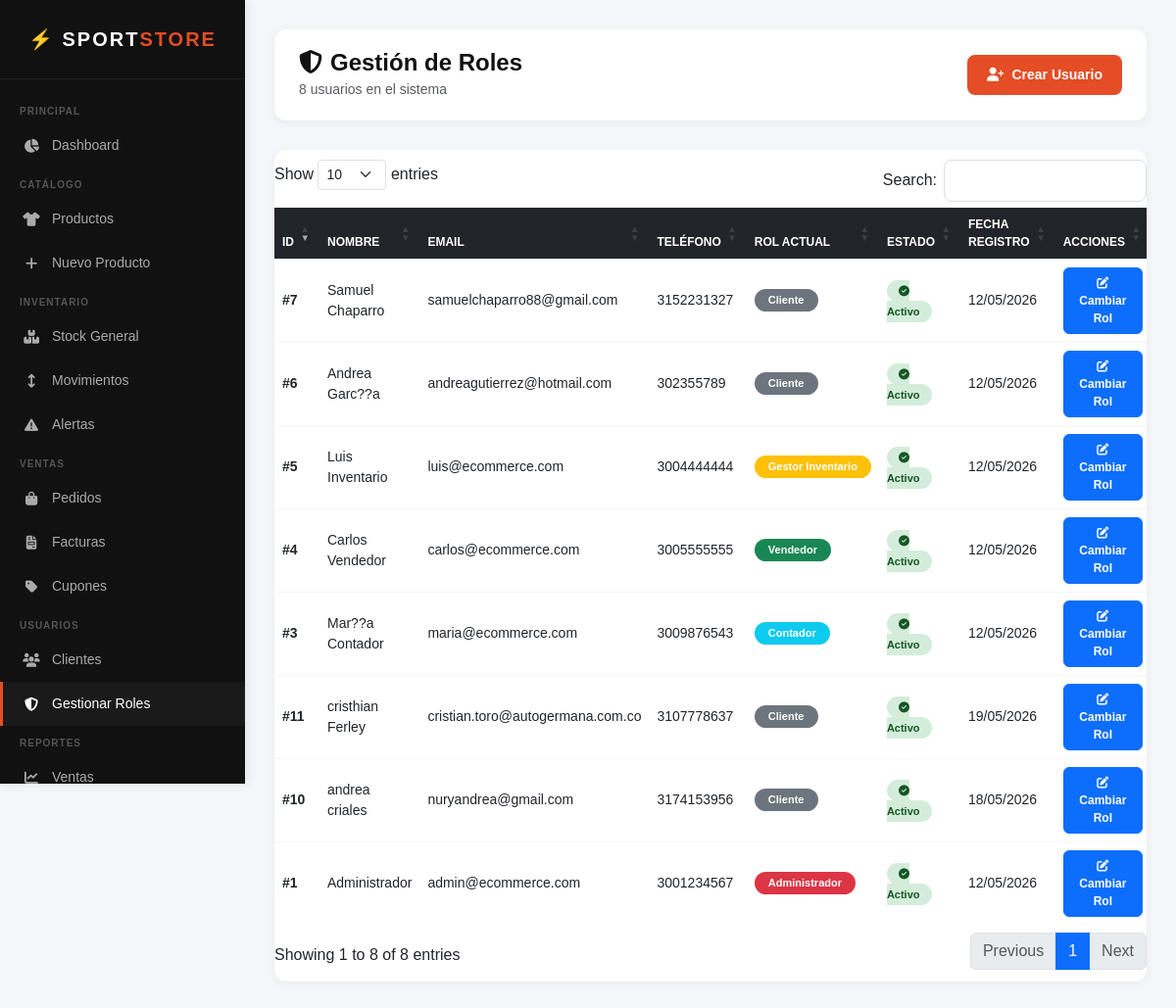
The page /admin/usuarios/index.php (signed in) on the database its author committed.
### tables this page shows
CREATE TABLE `usuarios_roles` (
  `id` int(11) NOT NULL,
  `nombre` varchar(100) NOT NULL,
  `email` varchar(100) NOT NULL,
  `password` varchar(255) NOT NULL,
  `telefono` varchar(20) DEFAULT NULL,
  `rol` enum('cliente','admin','inventario','contador','vendedor') DEFAULT 'cliente',
  `activo` tinyint(1) DEFAULT 1,
  `fecha_registro` timestamp NOT NULL DEFAULT current_timestamp()
);

### includes/funciones_usuario.php (called while the page is built, shortened)
<?php
function listarClientes() {
    $db = conectar();
    $stmt = $db->prepare("
        SELECT id, nombre, email, telefono, rol, activo, fecha_registro
        FROM usuarios_roles
        ORDER BY fecha_registro DESC
    ");
    $stmt->execute();
    return $stmt->fetchAll();
}

### admin/usuarios/index.php (the view, shortened to what this page needs)
<?php
require_once '../../includes/funciones_usuario.php';
$usuarios = listarClientes();
$roles_disponibles = [
    'cliente'    => ['label' => 'Cliente', 'badge' => 'secondary'],
    'admin'      => ['label' => 'Administrador', 'badge' => 'danger'],
    'inventario' => ['label' => 'Gestor Inventario', 'badge' => 'warning'],
    'contador'   => ['label' => 'Contador', 'badge' => 'info'],
    'vendedor'   => ['label' => 'Vendedor', 'badge' => 'success']
];
?>
<!DOCTYPE html>
<html lang="es">
<head>
    <link href="https://cdn.jsdelivr.net/npm/bootstrap@5.3.0/dist/css/bootstrap.min.css" rel="stylesheet">
    <link href="https://cdnjs.cloudflare.com/ajax/libs/font-awesome/6.4.0/css/all.min.css" rel="stylesheet">
    <link rel="stylesheet" href="https://cdn.datatables.net/1.13.6/css/dataTables.bootstrap5.min.css">
    <link href="../assets/css/usuarios/index.css" rel="stylesheet">
</head>
<body>
    <div class="sidebar">
        <div class="sidebar-logo">⚡ SPORT<span>STORE</span></div>
        <nav class="sidebar-menu">
            <div class="menu-label">Principal</div>
            <a href="../index.php" class="menu-item">
                <i class="fas fa-chart-pie"></i> Dashboard
            </a>
            <div class="menu-label">Catálogo</div>
            <a href="../productos/index.php" class="menu-item">
                <i class="fas fa-shirt"></i> Productos
            </a>
            <a href="../productos/crear.php" class="menu-item">
                <i class="fas fa-plus"></i> Nuevo Producto
            </a>
            <div class="menu-label">Inventario</div>
            <a href="../inventario/index.php" class="menu-item">
                <i class="fas fa-boxes-stacked"></i> Stock General
            </a>
            <a href="../inventario/movimientos.php" class="menu-item">
                <i class="fas fa-arrows-up-down"></i> Movimientos
            </a>
            <a href="../inventario/alertas.php" class="menu-item">
                <i class="fas fa-triangle-exclamation"></i> Alertas
            </a>
            <div class="menu-label">Ventas</div>
            <a href="../pedidos/index.php" class="menu-item">
                <i class="fas fa-bag-shopping"></i> Pedidos
            </a>
             <a href="../facturas/index.php" class="menu-item">
                <i class="fas fa-file-invoice"></i> Facturas
            </a>
            <a href="../cupones/index.php" class="menu-item">
                <i class="fas fa-tag"></i> Cupones
            </a>
            <div class="menu-label">Usuarios</div>
            <a href="../clientes/index.php" class="menu-item">
                <i class="fas fa-users"></i> Clientes
            </a>
            <a href="index.php" class="menu-item active">
                <i class="fas fa-shield-halved"></i> Gestionar Roles
            </a>
            <div class="menu-label">Reportes</div>
            <a href="../reportes/ventas.php" class="menu-item">
                <i class="fas fa-chart-line"></i> Ventas
            </a>
        </nav>
    </div>
    <div class="main-content">
        <div class="page-header">
            <div>
                <h1><i class="fas fa-shield-halved me-2"></i>Gestión de Roles</h1>
                <small class="text-muted"><?= count($usuarios) ?> usuarios en el sistema</small>
            </div>
            <button class="btn-nuevo" data-bs-toggle="modal" data-bs-target="#modalCrearUsuario">
                <i class="fas fa-user-plus me-2"></i>Crear Usuario
            </button>
        </div>
        <div class="tabla-usuarios">
            <table class="table table-hover" id="tablausuarios">
                <thead class="table-dark">
                    <tr>
                        <th>ID</th>
                        <th>Nombre</th>
                        <th>Email</th>
                        <th>Teléfono</th>
                        <th>Rol Actual</th>
                        <th>Estado</th>
                        <th>Fecha Registro</th>
                        <th>Acciones</th>
                    </tr>
                </thead>
                <tbody>
                    <?php foreach ($usuarios as $usuario): ?>
                        <tr>
                            <td><strong>#<?= $usuario['id'] ?></strong></td>
                            <td><?= htmlspecialchars($usuario['nombre']) ?></td>
                            <td><?= htmlspecialchars($usuario['email']) ?></td>
                            <td><?= htmlspecialchars($usuario['telefono'] ?? 'N/A') ?></td>
                            <td>
                                <span class="badge badge-rol bg-<?= $roles_disponibles[$usuario['rol']]['badge'] ?? 'secondary' ?>">
                                    <?= $roles_disponibles[$usuario['rol']]['label'] ?? $usuario['rol'] ?>
                                </span>
                            </td>
                            <td>
                                <?php if ($usuario['activo'] == 1): ?>
                                    <span class="estado-activo"><i class="fas fa-check-circle"></i> Activo</span>
                                <?php else: ?>
                                    <span class="estado-inactivo"><i class="fas fa-ban"></i> Inactivo</span>
                                <?php endif; ?>
                            </td>
                            <td><?= date('d/m/Y', strtotime($usuario['fecha_registro'])) ?></td>
                            <td>
                                <div class="acciones">
                                    <button class="btn btn-sm btn-primary" data-bs-toggle="modal" data-bs-target="#modalCambiarRol" onclick="prepararCambioRol(<?= $usuario['id'] ?>, '<?= htmlspecialchars($usuario['nombre']) ?>', '<?= $usuario['rol'] ?>')">
                                        <i class="fas fa-edit"></i> Cambiar Rol
                                    </button>
                                </div>
                            </td>
                        </tr>
                    <?php endforeach; ?>
                </tbody>
            </table>
        </div>
    </div>
</body>
</html>

### admin/assets/css/usuarios/index.css (style rules this page uses)
* { margin: 0; padding: 0; box-sizing: border-box; }
body { font-family: Arial, sans-serif; background: #f4f6f9; min-height: 100vh; }
.sidebar { position: fixed; left: 0; top: 0; width: 250px; height: 100vh; background: #111; color: white; display: flex; flex-direction: column; overflow-y: auto; z-index: 1000; box-shadow: 2px 0 10px rgba(0, 0, 0, 0.08); }
.sidebar-logo { padding: 25px 20px; border-bottom: 1px solid #222; font-size: 20px; font-weight: 900; letter-spacing: 2px; text-align: center; }
.sidebar-logo span { color: #e44d26; }
.sidebar-menu { display: flex; flex-direction: column; padding: 15px 0; flex: 1; }
.menu-label { padding: 10px 20px 5px; font-size: 10px; color: #555; text-transform: uppercase; letter-spacing: 1px; font-weight: 700; }
.menu-item { display: flex; align-items: center; gap: 12px; padding: 12px 20px; color: #aaa; text-decoration: none; font-size: 14px; transition: all 0.2s ease; border-left: 3px solid transparent; }
.menu-item:hover, .menu-item.active { color: white; background: #1a1a1a; border-left-color: #e44d26; }
.menu-item i { width: 18px; text-align: center; }
.main-content { margin-left: 250px; padding: 30px; min-height: 100vh; background: #f4f6f9; }
.page-header { display: flex; justify-content: space-between; align-items: center; margin-bottom: 30px; background: white; padding: 20px 25px; border-radius: 12px; box-shadow: 0 2px 10px rgba(0, 0, 0, 0.05); }
.page-header h1 { margin: 0; font-size: 24px; font-weight: 800; color: #111; }
.btn-nuevo { background: #e44d26; color: white; border: none; padding: 10px 20px; border-radius: 8px; font-weight: 700; font-size: 14px; transition: all 0.2s ease; }
.tabla-usuarios { background: white; border-radius: 12px; box-shadow: 0 2px 10px rgba(0, 0, 0, 0.05); overflow: hidden; padding: 10px 0; }
.tabla-usuarios table { width: 100%; margin-bottom: 0; border-collapse: collapse; }
thead th { font-size: 12px; text-transform: uppercase; color: #888; font-weight: 700; padding: 12px; border-bottom: 2px solid #f0f0f0; }
tbody td { padding: 14px 12px; font-size: 14px; border-bottom: 1px solid #f5f5f5; color: #333; vertical-align: middle; }
tbody tr:last-child td { border-bottom: none; }
.badge-rol { display: inline-block; padding: 6px 14px; border-radius: 20px; font-size: 11px; font-weight: 700; background: #000000; color: #ffffff; }
.estado-activo { background: #d4edda; color: #155724; padding: 5px 12px; border-radius: 20px; font-size: 11px; font-weight: 700; }
.acciones { display: flex; gap: 8px; }
.btn-sm { padding: 6px 12px; font-size: 12px; border-radius: 6px; font-weight: 600; }
body { display: flex; flex-direction: column; min-height: 100vh; width: 100%; }

### rows shown on the page
usuarios_roles: id "11", nombre "cristhian Ferley", email "cristian.toro@autogermana.com.co", telefono "3107778637", rol "Cliente", activo 1 (drawn), fecha_registro "19/05/2026"
usuarios_roles: id "10", nombre "andrea criales", email "nuryandrea@gmail.com", telefono "3174153956", rol "Cliente", activo 1 (drawn), fecha_registro "18/05/2026"
usuarios_roles: id "1", nombre "Administrador", email "admin@ecommerce.com", telefono "3001234567", rol "Administrador", activo 1 (drawn), fecha_registro "12/05/2026"
usuarios_roles: id "3", nombre "Mar??a Contador", email "maria@ecommerce.com", telefono "3009876543", rol "Contador", activo 1 (drawn), fecha_registro "12/05/2026"
usuarios_roles: id "4", nombre "Carlos Vendedor", email "carlos@ecommerce.com", telefono "3005555555", rol "Vendedor", activo 1 (drawn), fecha_registro "12/05/2026"
usuarios_roles: id "5", nombre "Luis Inventario", email "luis@ecommerce.com", telefono "3004444444", rol "Gestor Inventario", activo 1 (drawn), fecha_registro "12/05/2026"
usuarios_roles: id "6", nombre "Andrea Garc??a", email "andreagutierrez@hotmail.com", telefono "302355789", rol "Cliente", activo 1 (drawn), fecha_registro "12/05/2026"
usuarios_roles: id "7", nombre "Samuel Chaparro", email "samuelchaparro88@gmail.com", telefono "3152231327", rol "Cliente", activo 1 (drawn), fecha_registro "12/05/2026"

### other values the page prints
count($usuarios) "8"
